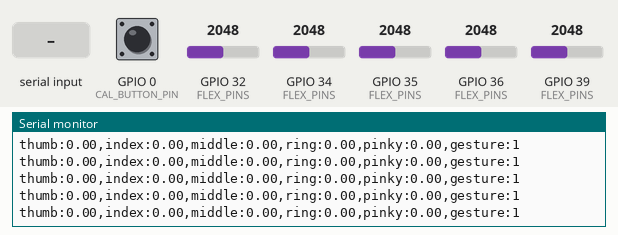
The sketch below on a simulated ESP32. Parts: the last lines printed to the serial monitor. Inputs (shaded band) come from the test bench; at power-on: GPIO 0 (CAL_BUTTON_PIN) HIGH, GPIO 32 (FLEX_PINS) = 2048, GPIO 34 (FLEX_PINS) = 2048, GPIO 35 (FLEX_PINS) = 2048, GPIO 36 (FLEX_PINS) = 2048, GPIO 39 (FLEX_PINS) = 2048 (analog values on the 0–4095 scale). EEPROM starts erased.

Above: at 9.7 s.
9.8 s: "d" received over Serial
At 10.3 s:
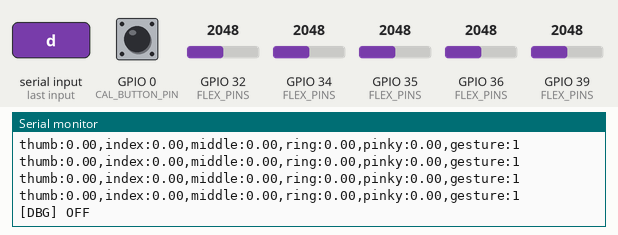
11.3 s: "d" received over Serial
At 11.37 s:
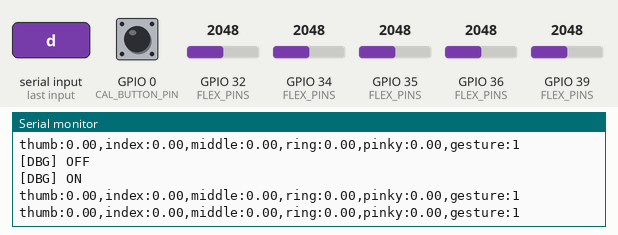

Measured:
- after the input at 9.8 s, the serial monitor: prints a new line at once (image 1)
- after the input at 11.3 s, the serial monitor: prints a new line at once (image 2)

The sketch:

finger_stone_gesture.ino
```cpp
/*
 * Finger Stone - Flex 5채널 제스처 컨트롤러 (뼈대 코드)
 * 대상: ESP32-DevKitC (Arduino IDE, arduino-esp32 코어)
 *
 * 흐름:
 *   ADC 읽기(오버샘플) -> EMA 필터 -> 캘리브레이션 기준 0~1 굽힘 정규화
 *   -> 손가락별 히스테리시스(굽힘/폄) -> 5비트 포즈
 *   -> 제스처 테이블 매칭 -> 디바운스/유지시간 -> 액션 -> BLE HID (또는 시리얼 출력)
 *
 * 처음 쓰는 순서:
 *   1) USE_BLE_HID = 0 으로 업로드 (라이브러리 없이 로직만 확인)
 *   2) 시리얼 모니터 115200. 첫 부팅 시 캘리브레이션이 자동 진행됨
 *      (안내에 따라 손 펴기 -> 주먹)
 *   3) 시리얼 플로터에서 손가락을 하나씩 굽혀 "해당 채널만" 변하는지 확인
 *   4) 시리얼 로그의 [ACTION]이 의도대로 나오면 USE_BLE_HID = 1 로 변경
 *
 * 시리얼 명령: c=재캘리브레이션, d=디버그 출력 켜기/끄기, p=캘리브레이션 값 출력, h=도움말
 * 하드웨어 버튼: BOOT 버튼(GPIO0)을 2초 이상 누르면 재캘리브레이션
 *   (GPIO0은 스트랩 핀이므로 부팅이 끝난 뒤 입력으로만 읽음. 외부 회로를 연결하지 말 것)
 */

#include <Arduino.h>
#include <Preferences.h>

// ============================ 사용자 설정 ============================

#define USE_BLE_HID 0   // 0: 시리얼로 액션만 출력(드라이런)  1: BLE HID 전송

#if USE_BLE_HID
  // ESP32 BLE Combo(키보드+마우스) 계열 라이브러리. README의 링크/확인 필요 항목 참고
  #include <BleCombo.h>
#endif

// 핀 (README 핀맵 기준: 엄지, 검지, 중지, 약지, 새끼 / 모두 ADC1)
const uint8_t NUM_FINGERS = 5;
const uint8_t FLEX_PINS[NUM_FINGERS] = {36, 39, 34, 35, 32};
const char* const FINGER_NAMES[NUM_FINGERS] = {"thumb", "index", "middle", "ring", "pinky"};
const uint8_t CAL_BUTTON_PIN = 0;   // 보드의 BOOT 버튼

// 샘플링/필터
const uint32_t SAMPLE_INTERVAL_MS = 10;    // 100 Hz
const uint8_t  ADC_OVERSAMPLE     = 8;     // 한 번 샘플당 ADC 평균 횟수
const float    EMA_ALPHA          = 0.30f; // 클수록 빠르고 노이즈 많음

// 캘리브레이션
const uint32_t CAL_SETTLE_MS = 2000;       // 자세 잡는 시간
const uint32_t CAL_CAPTURE_MS = 2000;      // 자세 유지 측정 시간
const uint16_t MIN_RANGE_MV  = 150;        // 펴/굽 전압차가 이보다 작으면 센서 이상으로 판단

// 손가락별 굽힘 판정 임계값 (히스테리시스: ON보다 커지면 굽힘, OFF보다 작아지면 폄)
// 장갑에서 끝까지 안 굽혀지는 손가락(특히 엄지)은 ON을 낮춰서 조정
const float BENT_ON[NUM_FINGERS]  = {0.60f, 0.55f, 0.55f, 0.55f, 0.55f};
const float BENT_OFF[NUM_FINGERS] = {0.40f, 0.35f, 0.35f, 0.35f, 0.35f};

// 제스처 확정
const uint32_t DEBOUNCE_MS = 120;          // 같은 포즈가 이 시간 이상 유지돼야 인정
const bool     START_LOCKED = false;       // true면 부팅 직후 잠금 상태(주먹 1초로 해제)

// ============================ 제스처 정의 ============================

// 포즈 비트: 1 = 굽힘, 0 = 폄
const uint8_t B_THUMB  = 1 << 0;
const uint8_t B_INDEX  = 1 << 1;
const uint8_t B_MIDDLE = 1 << 2;
const uint8_t B_RING   = 1 << 3;
const uint8_t B_PINKY  = 1 << 4;
const uint8_t B_ALL    = 0x1F;

enum Action : uint8_t {
  ACT_NONE, ACT_NEXT, ACT_PREV, ACT_CLICK, ACT_SCROLL_DOWN, ACT_SCROLL_UP, ACT_LOCK_TOGGLE
};
const char* const ACTION_NAMES[] = {"NONE", "NEXT", "PREV", "CLICK", "SCROLL_DOWN", "SCROLL_UP", "LOCK_TOGGLE"};

struct Gesture {
  const char* name;
  uint8_t  bent;           // 이 포즈에서 굽혀져 있어야 하는 손가락
  uint8_t  care;           // 비교할 손가락 (0인 비트는 무시: 노이즈 큰 엄지 등)
  Action   action;
  uint16_t holdMs;         // 포즈 확정 후 추가로 유지해야 하는 시간
  uint16_t repeatMs;       // 0이면 1회만, 아니면 유지하는 동안 반복
  bool     whenLocked;     // 잠금 상태에서도 동작하는지
};

// 위에서부터 먼저 일치하는 항목이 선택됨. 팀에서 여기만 고치면 제스처가 바뀜.
const Gesture GESTURES[] = {
  // 이름        굽힌 손가락                              비교 손가락                  액션              hold  repeat lock
  {"THUMB_UP",  (uint8_t)(B_INDEX|B_MIDDLE|B_RING|B_PINKY), B_ALL,                      ACT_NEXT,         0,    0,   false},
  {"PINKY_UP",  (uint8_t)(B_INDEX|B_MIDDLE|B_RING),         (uint8_t)(B_ALL & ~B_THUMB), ACT_PREV,         0,    0,   false},
  {"POINT",     (uint8_t)(B_MIDDLE|B_RING|B_PINKY),         (uint8_t)(B_ALL & ~B_THUMB), ACT_CLICK,        150,  0,   false},
  {"PEACE",     (uint8_t)(B_RING|B_PINKY),                  (uint8_t)(B_ALL & ~B_THUMB), ACT_SCROLL_DOWN,  150,  120, false},
  {"THREE",     (uint8_t)(B_PINKY),                         (uint8_t)(B_ALL & ~B_THUMB), ACT_SCROLL_UP,    150,  120, false},
  {"FIST",      B_ALL,                                      B_ALL,                      ACT_LOCK_TOGGLE,  1000, 0,   true },
};
const uint8_t NUM_GESTURES = sizeof(GESTURES) / sizeof(GESTURES[0]);

// ============================ 상태 ============================

struct CalData {
  uint32_t magic;
  uint16_t flat[NUM_FINGERS];   // 손 폈을 때 mV
  uint16_t fist[NUM_FINGERS];   // 주먹 쥐었을 때 mV
};
const uint32_t CAL_MAGIC = 0xF1A60001;

Preferences prefs;
CalData  cal;
uint8_t  validMask = B_ALL;     // 캘리브레이션이 정상인 손가락
float    mvFilt[NUM_FINGERS];
bool     filtInit = false;
float    bend[NUM_FINGERS];     // 0(폄) ~ 1(굽힘)
uint8_t  bentState = 0;         // 히스테리시스를 거친 5비트 포즈
bool     locked = START_LOCKED;
bool     debugPrint = true;
uint32_t lastSampleMs = 0;
uint32_t lastDebugMs = 0;

// 제스처 엔진 상태
int8_t   candIdx = -1;  uint32_t candSince = 0;   // 후보(디바운스 중)
int8_t   curIdx  = -1;  uint32_t curSince  = 0;   // 확정된 제스처
bool     fired = false; uint32_t lastFireMs = 0;

// ============================ 센서 읽기 ============================

float readFingerMv(uint8_t i) {
  uint32_t sum = 0;
  for (uint8_t k = 0; k < ADC_OVERSAMPLE; k++) sum += analogReadMilliVolts(FLEX_PINS[i]);
  return (float)sum / ADC_OVERSAMPLE;
}

void sampleFingers() {
  for (uint8_t i = 0; i < NUM_FINGERS; i++) {
    float mv = readFingerMv(i);
    mvFilt[i] = filtInit ? (EMA_ALPHA * mv + (1.0f - EMA_ALPHA) * mvFilt[i]) : mv;
  }
  filtInit = true;
}

void computeBend() {
  for (uint8_t i = 0; i < NUM_FINGERS; i++) {
    if (!(validMask & (1 << i))) { bend[i] = 0; continue; }
    // flat -> 0, fist -> 1. 부호는 자동 처리 (분압 방향이 반대여도 동작)
    float range = (float)cal.fist[i] - (float)cal.flat[i];
    float b = (mvFilt[i] - (float)cal.flat[i]) / range;
    bend[i] = constrain(b, 0.0f, 1.0f);
  }
}

void updateBentState() {
  for (uint8_t i = 0; i < NUM_FINGERS; i++) {
    if (bend[i] > BENT_ON[i])       bentState |=  (1 << i);
    else if (bend[i] < BENT_OFF[i]) bentState &= ~(1 << i);
  }
}

// ============================ 캘리브레이션 ============================

void captureAverage(uint16_t out[], uint32_t durationMs) {
  float sum[NUM_FINGERS] = {0};
  uint32_t n = 0, t0 = millis();
  while (millis() - t0 < durationMs) {
    for (uint8_t i = 0; i < NUM_FINGERS; i++) sum[i] += readFingerMv(i);
    n++;
    delay(SAMPLE_INTERVAL_MS);
  }
  for (uint8_t i = 0; i < NUM_FINGERS; i++) out[i] = n ? (uint16_t)(sum[i] / n) : 0;
}

void countdown(uint32_t ms) {
  for (uint32_t s = ms / 1000; s > 0; s--) { Serial.printf("   %u...\n", (unsigned)s); delay(1000); }
}

void applyCalibration() {
  validMask = 0;
  Serial.println("[CAL] 결과 (mV)   손가락  flat  fist  range");
  for (uint8_t i = 0; i < NUM_FINGERS; i++) {
    int range = (int)cal.fist[i] - (int)cal.flat[i];
    bool ok = abs(range) >= MIN_RANGE_MV;
    if (ok) validMask |= (1 << i);
    Serial.printf("      %-7s %5u %5u %5d  %s\n", FINGER_NAMES[i], cal.flat[i], cal.fist[i], range,
                  ok ? "OK" : "<< 변화 부족: 배선/센서/굽힘 확인 (이 손가락은 무시됨)");
  }
}

void saveCalibration() {
  cal.magic = CAL_MAGIC;
  prefs.putBytes("cal", &cal, sizeof(cal));
}

bool loadCalibration() {
  if (prefs.getBytesLength("cal") != sizeof(CalData)) return false;
  prefs.getBytes("cal", &cal, sizeof(cal));
  return cal.magic == CAL_MAGIC;
}

void runCalibration() {
  Serial.println("[CAL] 1/2 손을 쫙 펴고 유지하세요 (OPEN)");
  countdown(CAL_SETTLE_MS);
  captureAverage(cal.flat, CAL_CAPTURE_MS);
  Serial.println("[CAL] 2/2 주먹을 꽉 쥐고 유지하세요 (FIST)");
  countdown(CAL_SETTLE_MS);
  captureAverage(cal.fist, CAL_CAPTURE_MS);
  applyCalibration();
  saveCalibration();
  filtInit = false;
  bentState = 0;
  curIdx = candIdx = -1;
  Serial.println("[CAL] 저장 완료");
}

// ============================ 출력 (BLE HID / 시리얼) ============================

void sendAction(Action a) {
  Serial.printf("[ACTION] %s\n", ACTION_NAMES[a]);
#if USE_BLE_HID
  if (!Keyboard.isConnected()) { Serial.println("[BLE] 연결 안 됨"); return; }
  switch (a) {
    case ACT_NEXT:        Keyboard.write(KEY_PAGE_DOWN);       break;  // 슬라이드 다음
    case ACT_PREV:        Keyboard.write(KEY_PAGE_UP);         break;  // 슬라이드 이전
    case ACT_CLICK:       Mouse.click(MOUSE_LEFT);             break;
    case ACT_SCROLL_DOWN: Mouse.move(0, 0, -1);                break;  // wheel 부호: 방향 반대면 바꾸기
    case ACT_SCROLL_UP:   Mouse.move(0, 0, 1);                 break;
    default: break;
  }
#endif
}

// ============================ 제스처 엔진 ============================

int8_t matchGesture(uint8_t pose) {
  for (uint8_t g = 0; g < NUM_GESTURES; g++) {
    uint8_t care = GESTURES[g].care & validMask;   // 이상 있는 손가락은 비교에서 제외
    if ((pose & care) == (GESTURES[g].bent & care)) return g;
  }
  return -1;
}

void fire(const Gesture& g) {
  if (g.action == ACT_LOCK_TOGGLE) {
    locked = !locked;
    Serial.printf("[LOCK] %s\n", locked ? "잠금" : "해제");
    return;
  }
  if (locked && !g.whenLocked) return;
  sendAction(g.action);
}

void runGestureEngine(uint32_t now) {
  int8_t m = matchGesture(bentState);

  // 디바운스: 같은 후보가 DEBOUNCE_MS 유지되면 확정
  if (m != candIdx) { candIdx = m; candSince = now; }
  if (now - candSince >= DEBOUNCE_MS && candIdx != curIdx) {
    curIdx = candIdx;
    curSince = candSince;
    fired = false;
  }
  if (curIdx < 0) return;

  const Gesture& g = GESTURES[curIdx];
  if (now - curSince < g.holdMs) return;

  if (!fired) {
    fire(g);
    fired = true;
    lastFireMs = now;
  } else if (g.repeatMs && now - lastFireMs >= g.repeatMs) {
    fire(g);
    lastFireMs = now;
  }
}

// ============================ 디버그/입력 ============================

void printDebug(uint32_t now) {
  if (!debugPrint || now - lastDebugMs < 50) return;   // 20 Hz
  lastDebugMs = now;
  // 시리얼 플로터 형식 (label:value)
  for (uint8_t i = 0; i < NUM_FINGERS; i++) Serial.printf("%s:%.2f,", FINGER_NAMES[i], bend[i]);
  Serial.printf("gesture:%d\n", curIdx + 1);
}

void printHelp() {
  Serial.println("명령: c=캘리브레이션  d=디버그 출력 토글  p=캘리브레이션 값  h=도움말");
}

void handleSerial() {
  while (Serial.available()) {
    char c = Serial.read();
    if (c == 'c') runCalibration();
    else if (c == 'd') { debugPrint = !debugPrint; Serial.printf("[DBG] %s\n", debugPrint ? "ON" : "OFF"); }
    else if (c == 'p') applyCalibration();
    else if (c == 'h') printHelp();
  }
}

void handleButton() {
  static uint32_t pressedSince = 0;
  if (digitalRead(CAL_BUTTON_PIN) == LOW) {
    if (!pressedSince) pressedSince = millis();
    else if (millis() - pressedSince >= 2000) {
      pressedSince = 0;
      runCalibration();
      while (digitalRead(CAL_BUTTON_PIN) == LOW) delay(10);
    }
  } else {
    pressedSince = 0;
  }
}

// ============================ setup / loop ============================

void setup() {
  Serial.begin(115200);
  delay(500);
  Serial.println("\n== Finger Stone gesture controller ==");

  analogReadResolution(12);
  analogSetAttenuation(ADC_11db);          // 0~약 3.1V 구간 (센서는 3V3 구동)
  pinMode(CAL_BUTTON_PIN, INPUT_PULLUP);

#if USE_BLE_HID
  Keyboard.begin();
  Mouse.begin();
#endif

  prefs.begin("fstone", false);
  if (loadCalibration()) {
    Serial.println("[CAL] 저장된 캘리브레이션 사용 (재측정: 시리얼 'c' 또는 BOOT 2초)");
    applyCalibration();
  } else {
    Serial.println("[CAL] 저장된 값이 없어 캘리브레이션을 시작합니다");
    runCalibration();
  }
  printHelp();
}

void loop() {
  handleSerial();
  handleButton();

  uint32_t now = millis();
  if (now - lastSampleMs < SAMPLE_INTERVAL_MS) return;
  lastSampleMs = now;

  sampleFingers();
  computeBend();
  updateBentState();
  runGestureEngine(now);
  printDebug(now);
}
```
